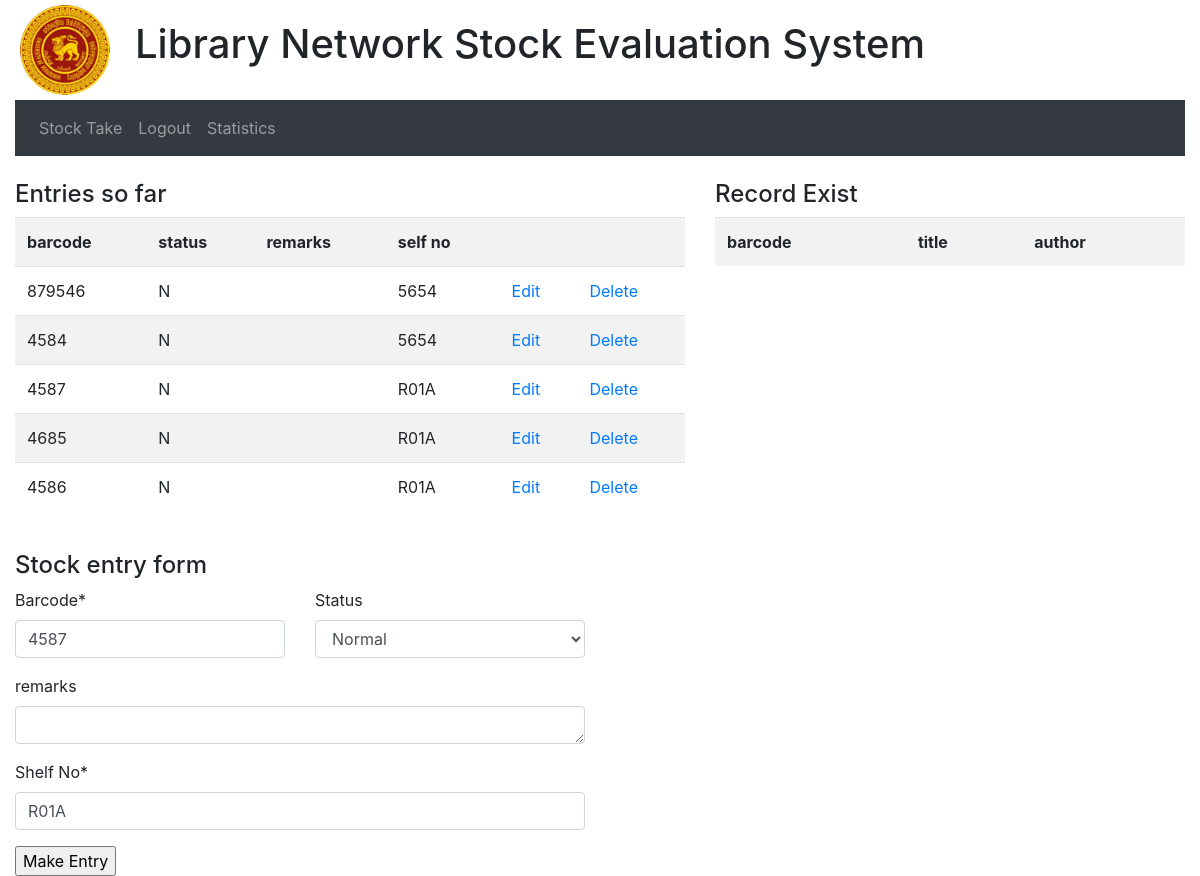
Page /edit_stock_entry/45 (signed in) on the committed database.
### user/models.py (models this page shows)
class StockEntry(models.Model):
	STATUS = [
		('D', 'Duplicate'),
		('O', 'Other'),
		('M', 'Missmatch'),
	]
	id = models.AutoField(primary_key=True)
	barcode = models.CharField('barcode',max_length=10)
	status = models.CharField('status',max_length=1, choices=STATUS,null=True)
	user = models.ForeignKey(User,on_delete=models.CASCADE,null=True, default="")
	shelf_no = models.CharField('shelf no',max_length=20)
	remarks = models.TextField('Remarks',null=True)
	date = models.DateField(auto_now=True)

### user/views.py (the view)
# urls.py: re_path(r'^edit_stock_entry/(\w*)/*$',login_required(EditStockEntry.as_view())),
class EditStockEntry(View):
	def get(self,request,id):
		params={}
		entries_so_far = StockEntry.objects.filter(user=request.user).order_by('-id')[:5]
		params['entries'] = reversed(entries_so_far)
		stock_entry = StockEntry.objects.get(id=id)
		data = {'id':id,
				'barcode':stock_entry.barcode,
				'status':stock_entry.status,
				'remarks':stock_entry.remarks,
				'shelf_no':stock_entry.shelf_no,
				'is_update':True
				}
		form = StockTakingForm(data)
		params['form'] = form
		return render(request, 'user/stock_take.html', params)

### user/forms.py
class StockTakingForm(forms.Form):
	STATUS = [
		('N', 'Normal'),
		('D', 'Duplicate'),
		('O', 'Other'),
		('M', 'Missmatch')
	]
	id=forms.CharField(widget=forms.HiddenInput(), required=False)
	barcode = forms.CharField(label="Barcode", max_length=10)
	status = forms.ChoiceField(choices=STATUS, required=False)
	remarks = forms.CharField(label="remarks", widget=forms.Textarea(attrs={'rows': 1,'cols': 85}), max_length=750, required=False)
	shelf_no = forms.CharField(label="Shelf No", max_length=20)
	is_update = forms.BooleanField(widget=forms.HiddenInput(),required=False,initial=False)

### templates/user/stock_take.html (shortened to what this page needs)
{% extends "base.html" %}
{% load crispy_forms_tags %}
{% block content %}
	<div class="row">
		<div class='col-lg-7'>
			<h4 class="mt-4">Entries so far</h4>
			<table class="table table-striped">
			<tr>
				<th>barcode</th>
				<th>status</th>
				<th>remarks</th>
				<th>self no</th>
				<th></th>
				<th></th>
			</tr>
			{% for stock_entry in entries %}
				<tr>
					<td>{{stock_entry.barcode}}</td>
					<td>{{stock_entry.status}}</td>
					<td>{{stock_entry.remarks}}</td>
					<td>{{stock_entry.shelf_no}}</td>
					<td><a href="/edit_stock_entry/{{stock_entry.id}}">Edit</a></td>
					<td><a href="/delete_stock_entry/{{stock_entry.id}}">Delete</a></td>
				</tr>
			{% endfor %}
			</table>
		</div>
		<div class="col-lg-5">
			<h4 class="mt-4">Record Exist</h4>
			<table class="table table-striped">
			<tr>
				<th>barcode</th>
				<th>title</th>
				<th>author</th>
			</tr>
			</table>
		</div>
	</div>
	<form method="POST" action="/stock_take/">
		<div class="row">
			<div class="col-lg-6">
				<h4 class="mt-4">Stock entry form</h4>
				<div class='row'>
					<div class="col">
						{{ form.barcode|as_crispy_field }}
					</div>
					<div class="col">
						{{ form.status|as_crispy_field }}
					</div>
				</div>
				{{ form.remarks|as_crispy_field }}
				{{ form.shelf_no|as_crispy_field }}
				<input type="submit" value="Make Entry" />
			</div>
		</div>
	</form>
{% endblock %}

### rows in the picture
StockEntry: barcode "879546", status "N", shelf_no "5654"
StockEntry: barcode "4584", status "N", shelf_no "5654"
StockEntry: barcode "4587", status "N", shelf_no "R01A", status "Normal"
StockEntry: barcode "4685", status "N", shelf_no "R01A"
StockEntry: barcode "4586", status "N", shelf_no "R01A"
